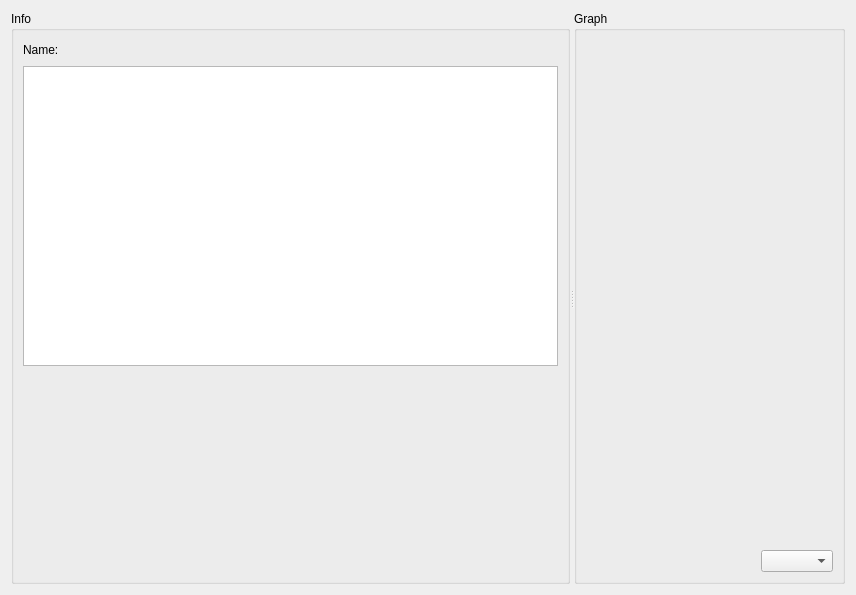
<?xml version="1.0" encoding="UTF-8"?>
<ui version="4.0">
 <class>UiProcessorWidget</class>
 <widget class="QWidget" name="UiProcessorWidget">
  <property name="geometry">
   <rect>
    <x>0</x>
    <y>0</y>
    <width>856</width>
    <height>595</height>
   </rect>
  </property>
  <property name="windowTitle">
   <string>Form</string>
  </property>
  <layout class="QHBoxLayout" name="horizontalLayout_2">
   <item>
    <widget class="QSplitter" name="splitter">
     <property name="orientation">
      <enum>Qt::Horizontal</enum>
     </property>
     <widget class="QGroupBox" name="groupBox">
      <property name="title">
       <string>Info</string>
      </property>
      <layout class="QVBoxLayout" name="verticalLayout_2">
       <item>
        <layout class="QHBoxLayout" name="horizontalLayout_3">
         <item>
          <widget class="QLabel" name="label_2">
           <property name="text">
            <string>Name:</string>
           </property>
          </widget>
         </item>
         <item>
          <widget class="QLabel" name="processorNameLabel">
           <property name="text">
            <string/>
           </property>
          </widget>
         </item>
         <item>
          <spacer name="horizontalSpacer_2">
           <property name="orientation">
            <enum>Qt::Horizontal</enum>
           </property>
           <property name="sizeHint" stdset="0">
            <size>
             <width>40</width>
             <height>20</height>
            </size>
           </property>
          </spacer>
         </item>
        </layout>
       </item>
       <item>
        <widget class="QTableView" name="coresTable">
         <property name="selectionMode">
          <enum>QAbstractItemView::SingleSelection</enum>
         </property>
         <property name="selectionBehavior">
          <enum>QAbstractItemView::SelectRows</enum>
         </property>
        </widget>
       </item>
       <item>
        <widget class="RadialIndicator" name="cpuTotalUsageRadialIndicatorWidget" native="true">
         <property name="sizePolicy">
          <sizepolicy hsizetype="Preferred" vsizetype="Maximum">
           <horstretch>0</horstretch>
           <verstretch>0</verstretch>
          </sizepolicy>
         </property>
         <property name="minimumSize">
          <size>
           <width>200</width>
           <height>200</height>
          </size>
         </property>
        </widget>
       </item>
      </layout>
     </widget>
     <widget class="QGroupBox" name="groupBox_2">
      <property name="title">
       <string>Graph</string>
      </property>
      <layout class="QVBoxLayout" name="verticalLayout">
       <item>
        <widget class="QCustomPlot" name="customPlot" native="true"/>
       </item>
       <item>
        <layout class="QHBoxLayout" name="horizontalLayout">
         <item>
          <spacer name="horizontalSpacer">
           <property name="orientation">
            <enum>Qt::Horizontal</enum>
           </property>
           <property name="sizeHint" stdset="0">
            <size>
             <width>40</width>
             <height>20</height>
            </size>
           </property>
          </spacer>
         </item>
         <item>
          <widget class="QComboBox" name="dataTypeCombo"/>
         </item>
        </layout>
       </item>
      </layout>
     </widget>
    </widget>
   </item>
  </layout>
 </widget>
 <customwidgets>
  <customwidget>
   <class>QCustomPlot</class>
   <extends>QWidget</extends>
   <header>qcustomplot.h</header>
   <container>1</container>
  </customwidget>
  <customwidget>
   <class>RadialIndicator</class>
   <extends>QWidget</extends>
   <header>RadialIndicator.hpp</header>
   <container>1</container>
  </customwidget>
 </customwidgets>
 <resources/>
 <connections/>
</ui>
